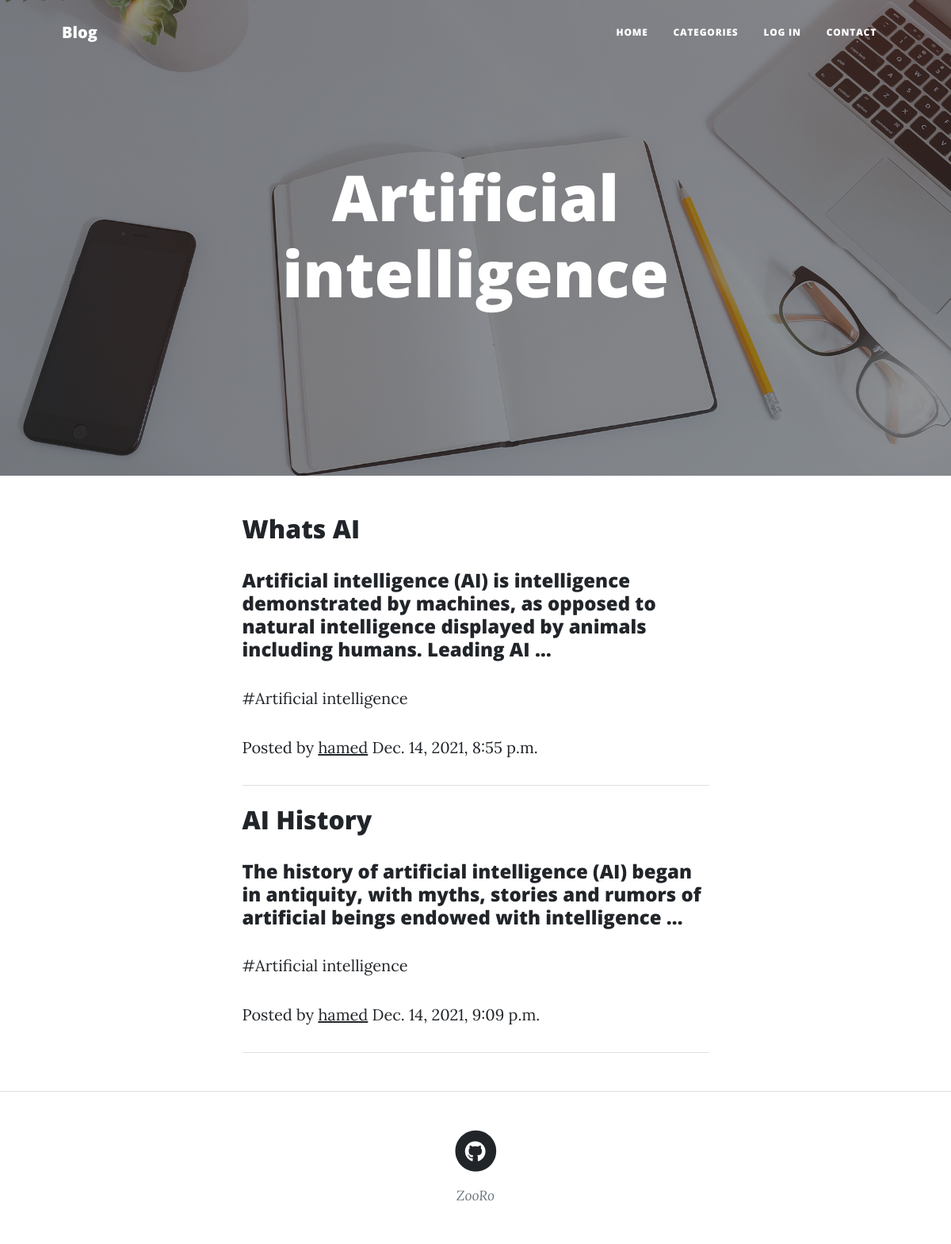
The page /category/artificial-intelligence/ on the database its author committed.
### blog/models.py (models this page shows, shortened)
class Category(models.Model):
    title = models.CharField(max_length=50)
    slug = models.SlugField(max_length=60, unique=True)
    cover = models.ImageField(upload_to="media/categoryCover", blank=True, null=True)
    status = models.BooleanField(default=True)
    position = models.IntegerField()
    def __str__(self):
        return self.title

class Article(models.Model):
    STATUS_CHOICE = (
        ('p', 'publish'),
        ('d', 'draft'),
    )
    author = models.ForeignKey(User, null=True, on_delete=models.SET_NULL, related_name='articles')
    title = models.CharField(max_length=50)
    slug = models.SlugField(max_length=60, unique=True)
    content = models.TextField()
    cover = models.ImageField(upload_to="articleCover")
    created_at = models.DateTimeField(auto_now_add=True)
    updated = models.DateTimeField(auto_now=True)
    publish = models.DateTimeField(default=timezone.now)
    category = models.ManyToManyField(Category, related_name='articles')
    status = models.CharField(max_length=1, choices=STATUS_CHOICE)

### blog/views.py (the view)
# urls.py: path('category/<slug:slug>/', CategoryView.as_view(), name="categoryDetail"),
class CategoryView(generic.DetailView):
    template_name = 'blog/Category_detail.html'
    def get_object(self, queryset=None):
        slug = self.kwargs.get('slug')
        return get_object_or_404(Category.objects.filter(status=True), slug=slug)
    context_object_name = 'category'

### blog/templatetags/base_tag.py (called while the page is built)
@register.simple_tag
def title(t="Project"):
    return t

### blog/templates/blog/Category_detail.html
{% extends 'base.html' %}
{% load static %}
{% block main %}
        <header class="masthead" style="background-image: url({% static 'blog/assets/img/home-bg.jpg' %})">
            <div class="container position-relative px-4 px-lg-5">
                <div class="row gx-4 gx-lg-5 justify-content-center">
                    <div class="col-md-10 col-lg-8 col-xl-7">
                        <div class="site-heading">
                            <h1>{{category.title}}</h1>
                        </div>
                    </div>
                </div>
            </div>
        </header>
        <article class="mb-4">
            <div class="container px-4 px-lg-5">
                <div class="row gx-4 gx-lg-5 justify-content-center">
                    <div class="col-md-10 col-lg-8 col-xl-7">
                        {% for article in  category.articles.all %}
                            <a href="{% url 'blog:post' article.slug %}">
                                <h2 class="post-title">{{article.title}}</h2>
                                <h4 class="post-subtitle">{{article.content | linebreaks | truncatewords:20}}</h4>
                            </a>
                            {% for cat in  article.category.all %}
                                <a href="#">#{{ cat }}</a>
                            {% endfor %}
                            <p class="post-meta">
                                Posted by
                                <a href="#!">{{article.author}}</a>
                                {{article.publish}}
                            </p>
                            <hr class="my-4" />
                        {% endfor %}
                    </div>
                </div>
            </div>
        </article>
{% endblock %}

### rows shown on the page
Category: title "Artificial intelligence"
Article: title "Whats AI", content "Artificial intelligence (AI) is intelligence demonstrated by machines, as opposed to natural intelligence displayed by animals including humans. Leading AI …", author "hamed", publish "Dec. 14, 2021, 8:55 p.m."
Article: title "AI History", content "The history of artificial intelligence (AI) began in antiquity, with myths, stories and rumors of artificial beings endowed with intelligence …", author "hamed", publish "Dec. 14, 2021, 9:09 p.m."
